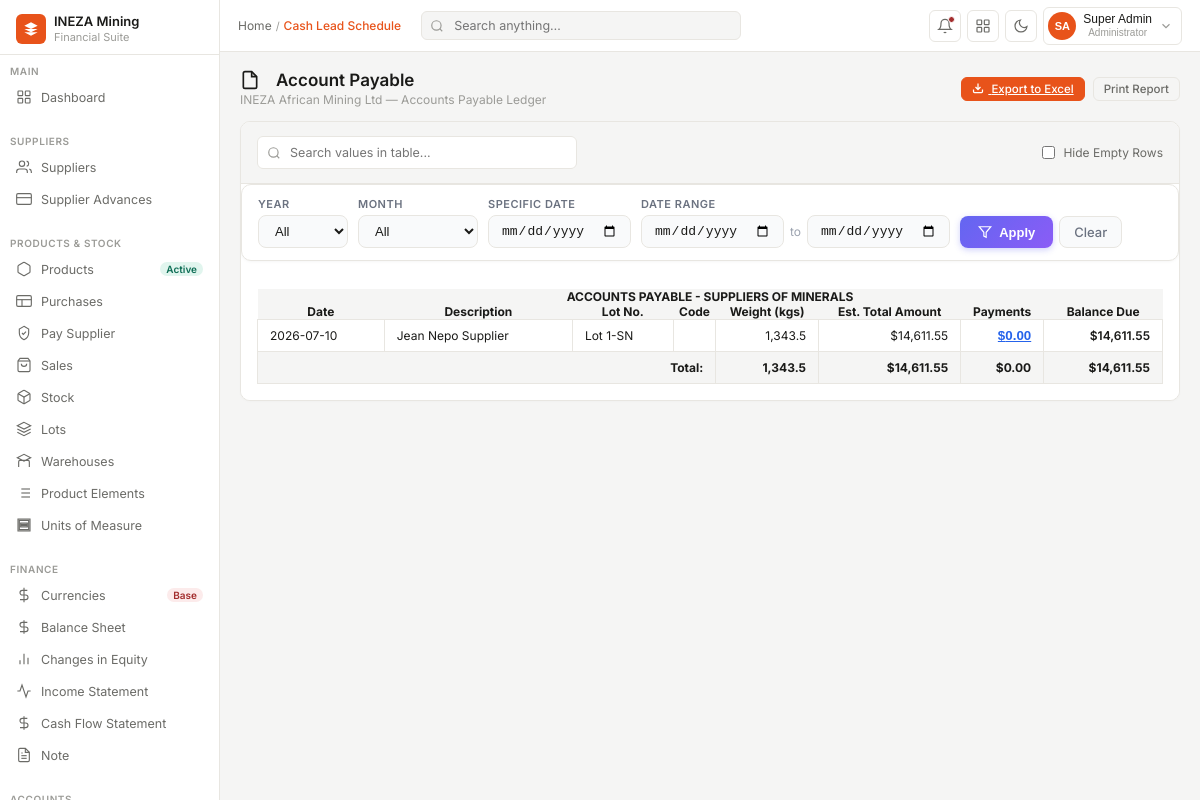
The app's page /pages/report_accounts_payable/index.php (signed in) with its own data.
### tables this page shows
CREATE TABLE `purchasing` (
  `id` bigint(20) UNSIGNED NOT NULL,
  `purchase_no` varchar(50) NOT NULL COMMENT 'Internal reference e.g. PUR-2025-0001',
  `delivery_no` varchar(30) DEFAULT NULL COMMENT 'D/Down reference e.g. DD 1',
  `inventory_code` varchar(50) DEFAULT NULL COMMENT 'Inventory/stock code per delivery',
  `account_id` bigint(20) UNSIGNED DEFAULT NULL,
  `delivery_date` date DEFAULT NULL,
  `purchase_date` date NOT NULL DEFAULT curdate(),
  `lot_id` int(10) UNSIGNED NOT NULL COMMENT 'Which lot/batch this delivery belongs to',
  `product_id` int(10) UNSIGNED NOT NULL COMMENT 'Which mineral product was purchased',
  `supplier_id` bigint(20) UNSIGNED NOT NULL COMMENT 'The négociant/supplier',
  `negociant` varchar(200) DEFAULT NULL,
  `warehouse_id` int(10) UNSIGNED NOT NULL COMMENT 'Receiving warehouse',
  `quantity_kg` decimal(14,4) NOT NULL COMMENT 'Delivered quantity in Kg',
  `uom_id` int(10) UNSIGNED NOT NULL DEFAULT 1 COMMENT 'Unit of measure (default KG)',
  `price_per_kg_rwf` decimal(18,4) DEFAULT NULL COMMENT 'Price per Kg in Rwf',
  `purchase_value_rwf` decimal(18,2) DEFAULT NULL COMMENT 'Total purchase value in Rwf',
  `exchange_rate` decimal(14,4) DEFAULT NULL COMMENT 'RWF/USD rate on purchase date',
  `purchase_currency_id` tinyint(3) UNSIGNED DEFAULT NULL,
  `purchase_amount_in_currency` decimal(18,4) DEFAULT NULL,
  `converted_amount` decimal(18,4) DEFAULT NULL,
  `purchase_value_usd` decimal(18,4) DEFAULT NULL COMMENT 'Total purchase value in USD',
  `net_paid_supplier_usd` decimal(18,4) DEFAULT NULL COMMENT 'Net amount paid to supplier USD',
  `charges_per_kg` decimal(12,4) DEFAULT NULL COMMENT 'Processing charge per Kg',
  `production_charges_per_kg` decimal(12,4) DEFAULT NULL,
  `price_per_ta_unit` decimal(12,4) DEFAULT NULL COMMENT 'Price per Ta unit (coltan)',
  `price_per_kg_usd` decimal(12,4) DEFAULT NULL COMMENT '$ price per Kg',
  `pricing_method` enum('lme','manual') NOT NULL DEFAULT 'lme',
  `lme_price` decimal(14,4) DEFAULT NULL COMMENT 'LME reference price (Tin)',
  `tc_charges` decimal(12,4) DEFAULT NULL COMMENT 'Treatment/refining charges',
  `tax_rra` decimal(14,4) DEFAULT NULL COMMENT 'RRA tax withheld',
  `tax_rma` decimal(14,4) DEFAULT NULL COMMENT 'RMA tax withheld',
  `tax_inkomane` decimal(14,4) DEFAULT NULL COMMENT 'INKOMANE levy withheld',
  `production_charges` decimal(14,4) DEFAULT NULL COMMENT 'Total production charges',
  `status` enum('pending','confirmed','received','cancelled') NOT NULL DEFAULT 'pending',
  `notes` text DEFAULT NULL,
  `created_by` int(11) DEFAULT NULL,
  `created_at` timestamp NOT NULL DEFAULT current_timestamp(),
  `updated_at` timestamp NOT NULL DEFAULT current_timestamp() ON UPDATE current_timestamp()
);

CREATE TABLE `suppliers` (
  `id` bigint(20) UNSIGNED NOT NULL,
  `supplier_type` enum('individual','cooperative','company') DEFAULT 'individual',
  `name` varchar(200) NOT NULL,
  `nif` varchar(50) DEFAULT NULL COMMENT 'Tax Identification Number',
  `vat_reg_no` varchar(100) DEFAULT NULL,
  `phone` varchar(30) DEFAULT NULL,
  `email` varchar(150) DEFAULT NULL,
  `address` text DEFAULT NULL,
  `payables_account_id` bigint(20) UNSIGNED DEFAULT NULL,
  `currency_id` int(11) DEFAULT NULL,
  `region` varchar(200) DEFAULT NULL,
  `is_active` tinyint(1) DEFAULT 1,
  `notes` text DEFAULT NULL,
  `created_at` timestamp NOT NULL DEFAULT current_timestamp(),
  `updated_at` timestamp NOT NULL DEFAULT current_timestamp() ON UPDATE current_timestamp(),
  `created_by` int(11) NOT NULL,
  `updated_by` int(11) DEFAULT NULL
);

CREATE TABLE `lots` (
  `id` int(10) UNSIGNED NOT NULL,
  `lots_code` varchar(50) NOT NULL COMMENT 'e.g. Lot 1-Ta, Lot 01-Tin',
  `product_id` int(10) UNSIGNED NOT NULL,
  `opening_date` date NOT NULL,
  `closing_date` date DEFAULT NULL COMMENT 'NULL means lot is still open',
  `statuss` tinyint(1) NOT NULL DEFAULT 1
);

### pages/report_accounts_payable/index.php (the view, shortened to what this page needs)
<?php
require_once __DIR__ . '/../../config/db.php';
$report_slug = 'accounts_payable';
$report_title = 'Account Payable';
$filter_year = $_GET['filter_year'] ?? '';
$filter_month = $_GET['filter_month'] ?? '';
$filter_date = $_GET['filter_date'] ?? '';
$filter_start = $_GET['filter_start'] ?? '';
$filter_end = $_GET['filter_end'] ?? '';
function buildDateCondition($conn, $column, $filter_year, $filter_month, $filter_date, $filter_start, $filter_end) {
    return '';
}
$purchaseDateCond = buildDateCondition($conn, 'purchase_date', $filter_year, $filter_month, $filter_date, $filter_start, $filter_end);
$advanceDateCond = buildDateCondition($conn, 'advance_date', $filter_year, $filter_month, $filter_date, $filter_start, $filter_end);
$paymentDateCond = buildDateCondition($conn, 'payment_date', $filter_year, $filter_month, $filter_date, $filter_start, $filter_end);
$query = "SELECT s.name AS supplier_name, l.lots_code, p.id AS purchase_id,
            COALESCE(SUM(p.quantity_kg), 0) AS total_weight,
            COALESCE(SUM(p.net_paid_supplier_usd), 0) AS total_amount,
            COALESCE(sa.total_advances, 0) AS total_advances,
            COALESCE(sp.total_payments, 0) AS total_payments,
            (COALESCE(SUM(p.net_paid_supplier_usd), 0) - COALESCE(sp.total_payments, 0)) AS balance_due,
            p.purchase_date AS tx_date
          FROM purchasing p
          JOIN suppliers s ON p.supplier_id = s.id
          JOIN lots l ON p.lot_id = l.id
          LEFT JOIN (
              SELECT supplier_id, SUM(amount) AS total_advances
              FROM supplier_advances
              WHERE 1=1 {$advanceDateCond}
              GROUP BY supplier_id
          ) sa ON sa.supplier_id = s.id
          LEFT JOIN (
              SELECT spa.purchase_id, SUM(spa.amount_allocated) AS total_payments
              FROM supplier_payment_allocations spa
              JOIN supplier_payments sp ON sp.id = spa.supplier_payment_id
              WHERE 1=1 {$paymentDateCond}
              GROUP BY spa.purchase_id
          ) sp ON sp.purchase_id = p.id
          WHERE 1=1 {$purchaseDateCond}
          GROUP BY s.id, l.id, p.purchase_date, sa.total_advances, sp.total_payments
          ORDER BY p.purchase_date ASC, s.name ASC";
$db_res = mysqli_query($conn, $query);
$total_w = 0.0;
$total_a = 0.0;
$total_pay = 0.0;
$total_bal = 0.0;
?>
<!DOCTYPE html>
<html lang="en">
<head>
<link rel="stylesheet" href="../../src/css/dashboard.css">
<link rel="stylesheet" href="../../src/css/sidebar.css">
<link rel="stylesheet" href="../../src/css/navbar.css">
<link rel="stylesheet" href="../../src/css/reports.css">
</head>
<body>
<?php include __DIR__ . '/../include/sidebar.php'; ?>
<div class="main">
  <?php include __DIR__ . '/../include/navbar.php'; ?>
  <div class="content">
    <div class="page-header">
      <div>
        <h1 class="page-title">
          <svg viewBox="0 0 24 24" style="width: 20px; height: 20px; fill: none; stroke: currentColor; stroke-width: 2; margin-right: 8px;"><path d="M14 2H6a2 2 0 0 0-2 2v16a2 2 0 0 0 2 2h12a2 2 0 0 0 2-2V8z"/><polyline points="14 2 14 8 20 8"/></svg>
          <?php echo htmlspecialchars($report_title); ?>
        </h1>
        <div class="page-sub">INEZA African Mining Ltd — Accounts Payable Ledger</div>
      </div>
      <div class="page-actions">
        <a class="btn-sm btn-primary" href="../include/export.php?sheet=<?php echo urlencode($report_slug); ?>&filter_year=<?php echo urlencode($filter_year); ?>&filter_month=<?php echo urlencode($filter_month); ?>&filter_date=<?php echo urlencode($filter_date); ?>&filter_start=<?php echo urlencode($filter_start); ?>&filter_end=<?php echo urlencode($filter_end); ?>" id="exportBtn">
          <svg class="btn-icon btn-icon-white" viewBox="0 0 24 24"><path d="M21 15v4a2 2 0 0 1-2 2H5a2 2 0 0 1-2-2v-4M7 10l5 5 5-5M12 15V3"/></svg>
          Export to Excel
        </a>
        <button class="btn-sm" onclick="window.print()">
          Print Report
        </button>
      </div>
    </div>
    <div class="report-container page-<?php echo htmlspecialchars($report_slug); ?>">
      <div class="report-card">
      <div class="report-toolbar">
        <div class="search-wrap">
          <svg viewBox="0 0 24 24"><circle cx="11" cy="11" r="8"/><line x1="21" y1="21" x2="16.65" y2="16.65"/></svg>
          <input type="text" id="reportSearch" placeholder="Search values in table..." onkeyup="searchTable()">
        </div>
        <div class="toolbar-actions">
          <label class="toggle-label">
            <input type="checkbox" id="hideEmptyRows" onchange="toggleEmptyRows(this)">
            <span>Hide Empty Rows</span>
          </label>
        </div>
      </div>
      <form method="GET" class="report-filters" style="display: flex; flex-wrap: wrap; gap: 10px; align-items: flex-end; padding: 12px 16px; background: var(--card-bg, #fff); border-radius: 10px; margin-bottom: 12px; border: 1px solid var(--border, #e5e7eb); box-shadow: 0 1px 3px rgba(0,0,0,0.04);">
        <div style="display: flex; flex-direction: column; gap: 4px;">
          <label style="font-size: 11px; font-weight: 600; color: var(--text-secondary, #6b7280); text-transform: uppercase; letter-spacing: 0.5px;">Year</label>
          <select name="filter_year" style="padding: 7px 12px; border-radius: 8px; border: 1px solid var(--border, #d1d5db); background: var(--input-bg, #f9fafb); font-size: 13px; min-width: 90px; color: var(--text, #111);">
            <option value="">All</option>
          </select>
        </div>
        <div style="display: flex; flex-direction: column; gap: 4px;">
          <label style="font-size: 11px; font-weight: 600; color: var(--text-secondary, #6b7280); text-transform: uppercase; letter-spacing: 0.5px;">Month</label>
          <select name="filter_month" style="padding: 7px 12px; border-radius: 8px; border: 1px solid var(--border, #d1d5db); background: var(--input-bg, #f9fafb); font-size: 13px; min-width: 120px; color: var(--text, #111);">
            <option value="">All</option>
          </select>
        </div>
        <div style="display: flex; flex-direction: column; gap: 4px;">
          <label style="font-size: 11px; font-weight: 600; color: var(--text-secondary, #6b7280); text-transform: uppercase; letter-spacing: 0.5px;">Specific Date</label>
          <input type="date" name="filter_date" value="<?php echo htmlspecialchars($filter_date); ?>" style="padding: 7px 12px; border-radius: 8px; border: 1px solid var(--border, #d1d5db); background: var(--input-bg, #f9fafb); font-size: 13px; color: var(--text, #111);">
        </div>
        <div style="display: flex; flex-direction: column; gap: 4px;">
          <label style="font-size: 11px; font-weight: 600; color: var(--text-secondary, #6b7280); text-transform: uppercase; letter-spacing: 0.5px;">Date Range</label>
          <div style="display: flex; gap: 6px; align-items: center;">
            <input type="date" name="filter_start" value="<?php echo htmlspecialchars($filter_start); ?>" style="padding: 7px 12px; border-radius: 8px; border: 1px solid var(--border, #d1d5db); background: var(--input-bg, #f9fafb); font-size: 13px; color: var(--text, #111);">
            <span style="font-size: 12px; color: var(--text-secondary, #9ca3af);">to</span>
            <input type="date" name="filter_end" value="<?php echo htmlspecialchars($filter_end); ?>" style="padding: 7px 12px; border-radius: 8px; border: 1px solid var(--border, #d1d5db); background: var(--input-bg, #f9fafb); font-size: 13px; color: var(--text, #111);">
          </div>
        </div>
        <div style="display: flex; gap: 6px;">
          <button type="submit" style="padding: 7px 18px; border-radius: 8px; border: none; background: linear-gradient(135deg, #6366f1, #8b5cf6); color: #fff; font-size: 13px; font-weight: 600; cursor: pointer; transition: all 0.2s; box-shadow: 0 2px 6px rgba(99,102,241,0.3);">
            <svg viewBox="0 0 24 24" style="width: 14px; height: 14px; fill: none; stroke: currentColor; stroke-width: 2; vertical-align: -2px; margin-right: 4px;"><polygon points="22 3 2 3 10 12.46 10 19 14 21 14 12.46 22 3"/></svg>
            Apply
          </button>
          <a href="?" style="padding: 7px 14px; border-radius: 8px; border: 1px solid var(--border, #d1d5db); background: var(--input-bg, #f9fafb); color: var(--text-secondary, #6b7280); font-size: 13px; font-weight: 500; text-decoration: none; cursor: pointer; transition: all 0.2s;">
            Clear
          </a>
        </div>
      </form>
      <div class="table-wrapper" style="padding: 16px;">
        <table class="excel-table" id="reportTable">
          <thead>
            <tr style="background: var(--bg); font-weight: 700; text-align: center;">
              <th colspan="9">ACCOUNTS PAYABLE - SUPPLIERS OF MINERALS</th>
            </tr>
            <tr style="background: var(--bg); font-weight: 600;">
              <th>Date</th>
              <th>Description</th>
              <th>Lot No.</th>
              <th>Code</th>
              <th>Weight (kgs)</th>
              <th>Est. Total Amount</th>
              <th>Payments</th>
              <th>Balance Due</th>
            </tr>
          </thead>
          <tbody>
            <?php
            if ($db_res && mysqli_num_rows($db_res) > 0):
                while ($row = mysqli_fetch_assoc($db_res)):
                    $weight = (float)$row['total_weight'];
                    $amount = (float)$row['total_amount'];
                    $payments = (float)$row['total_payments'];
                    $bal = (float)$row['balance_due'];
                    $paymentHistory = [];
                    $paymentHistoryJson = htmlspecialchars(json_encode($paymentHistory), ENT_QUOTES, 'UTF-8');
                    $paymentCell = '<button type="button" class="payment-history-link" data-title="' . htmlspecialchars($row['supplier_name'] . ' — ' . $row['lots_code'], ENT_QUOTES, 'UTF-8') . '" data-history="' . $paymentHistoryJson . '" onclick="openPaymentHistoryModal(this)">$' . number_format($payments, 2) . '</button>';
                    $total_w += $weight;
                    $total_a += $amount;
                    $total_pay += $payments;
                    $total_bal += $bal;
            ?>
              <tr class="data-row">
                <td><?php echo htmlspecialchars($row['tx_date']); ?></td>
                <td><?php echo htmlspecialchars($row['supplier_name']); ?></td>
                <td><?php echo htmlspecialchars($row['lots_code']); ?></td>
                <td></td>
                <td style="text-align: right;"><?php echo number_format($weight, 1); ?></td>
                <td style="text-align: right;">$<?php echo number_format($amount, 2); ?></td>
                <td style="text-align: right;"><?php echo $paymentCell; ?></td>
                <td style="text-align: right; font-weight: 600;">$<?php echo number_format($bal, 2); ?></td>
              </tr>
            <?php
                endwhile;
            else:
            ?>
              <tr>
                <td colspan="9" style="text-align: center; padding: 24px; color: var(--text2);">No accounts payable records found.</td>
              </tr>
            <?php
            endif;
            ?>
            <tr style="font-weight: 700; background: var(--bg);">
              <td colspan="4" style="text-align: right;">Total:</td>
              <td style="text-align: right;"><?php echo number_format($total_w, 1); ?></td>
              <td style="text-align: right;">$<?php echo number_format($total_a, 2); ?></td>
              <td style="text-align: right;">$<?php echo number_format($total_pay, 2); ?></td>
              <td style="text-align: right;">$<?php echo number_format($total_bal, 2); ?></td>
            </tr>
          </tbody>
        </table>
      </div>
    </div>
  </div>
  </div>
</div>
</body>
</html>

### records on screen
purchasing: purchase_date "2026-07-10", supplier.name "Jean Nepo Supplier", lot.lots_code "Lot 1-SN", weight "1,343.5", amount "14,611.55", payments "0.00", bal "14,611.55"

### other values on screen
$initials "SA"
$report_title "Account Payable"
$total_w "1,343.5"
$total_a "14,611.55"
$total_pay "0.00"
$total_bal "14,611.55"
